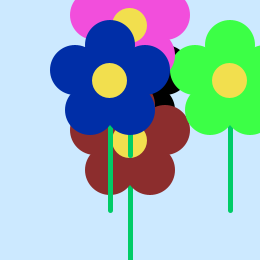
Frame 1 (no input)
Frame 60 (the mouse pressed at the canvas centre just before this capture): identical to frame 1, image omitted
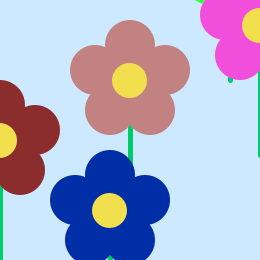
Frame 120 (the mouse held since frame 60 and released just before this capture)

The Processing sketch that drew these frames (run headless with seeded random() and noise(); from frame 60 on, the mouse is pressed at the canvas centre):

// Processing sketch: processing_185110
// ── processing_185110.pde


void setup(){
  size(260, 260);
}

void draw(){
  background(204, 233, 255);

  drawFlower(mouseX+mouseY/2, mouseX, mouseY, 0, 0);
  drawFlower(140, 45, 45, -mouseY, 60);
  drawFlower(60, 270, 70, 100, -mouseX);
  drawFlower(242, 78, 220, mouseY, -55);
  drawFlower(0, 46, 167, -20, mouseX);
}

void drawFlower(int Rpetal, int Gpetal, int Bpetal, int xshift, int yshift) {
  //stem
  strokeWeight(5);
  stroke(0, 204, 102);
  line(130 + xshift, 70 + yshift, 130 + xshift, 210 + yshift);
  //flower petals
  noStroke();
  ellipseMode(CORNER);  // Set ellipseMode to CORNERS
  fill(Rpetal, Gpetal, Bpetal);  // Set fill to gray
  ellipse(70 + xshift, 45 + yshift, 50, 50); 
  ellipse(105 + xshift, 20 + yshift, 50, 50); 
  ellipse(85 + xshift, 85 + yshift, 50, 50); 
  ellipse(125 + xshift, 85 + yshift, 50, 50); 
  ellipse(140 + xshift, 45 + yshift, 50, 50); 
  //flower center
  fill(242, 223, 78);  
  ellipse(112 + xshift, 63 + yshift, 35, 35);

}
  
